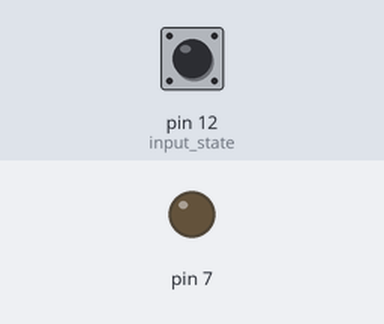
The program below on a simulated Raspberry Pi (header pin numbers). Parts: output pins drawn as LEDs (lit = HIGH). Inputs (shaded band) come from the test bench; at power-on: pin 12 (input_state) HIGH.

Above: at 1.2 s.
1.3 s: pin 12 (input_state) pulled LOW for 0.15 s
At 1.4 s:
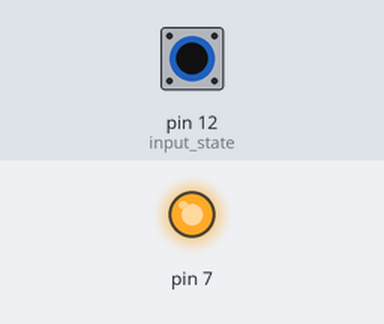
3.0 s: pin 12 (input_state) pulled LOW for 3.2 s
At 6.5 s:
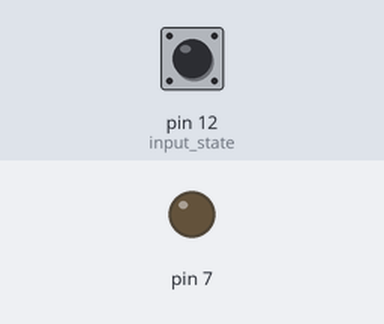
Timing chart, 0 to 8.0 s (numbered marks = the images above; inputs shaded):
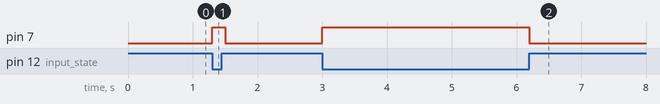

The program:

buttonled.py
```python
import RPi.GPIO as GPIO
import time
GPIO.setmode(GPIO.BOARD)

GPIO.setup(12, GPIO.IN, pull_up_down=GPIO.PUD_UP)
GPIO.setup(7, GPIO.OUT)
while True:
    input_state = GPIO.input(12)

    if input_state == False:
        GPIO.output(7, True)
        time.sleep(0.2)
        GPIO.output(7, False)
```

Measured:
- after the input at 1.3 s, pin 7: LOW → HIGH at once, → LOW 0.20 s later
- after the input at 3.0 s, pin 7: LOW → HIGH at once, → LOW 3.2 s later
